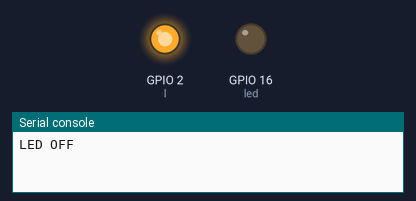
Simulated run of this program. Board: ESP8266 board running MicroPython. On the bench: output pins drawn as LEDs (lit = HIGH), the last lines printed to the serial console.

Above: at 0.5 s.
At 18.7 s:
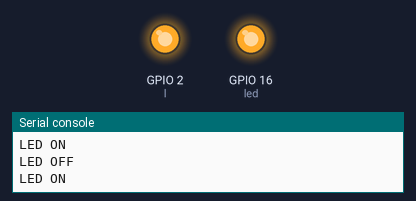
Timing chart, 0 to 19.8 s (numbered marks = the images above):
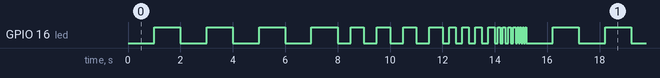

The program:

basic-1_ESP-8266.py
```python
# ESP 8266

from machine import Pin  # กำหนด GPIO pin
import time

led = Pin(16, Pin.OUT)  # กำหนด output pin
l =   Pin(2, Pin.OUT)
l.on()
"""
   Pin.IN  อ่านข้อมูลเข้า
   Pin.OUT เขียนข้อมูล output
   Pin.OPEN_DRAIN  output แบบ open drain
   Pin.ALT โหมดส่วนเสริมใช้เฉพาะขาที่รองรับเท่านั้น
   Pin.ALT_OPEN_DRAIN  โหมดส่วนเสริมใช้เฉพาะขาที่รองรับเท่านั้นและเพิ่ม
   output แบบ open drain

   การใช้ Pin.mode(Pin.IN)
#--------------------------------#
   นอกจากนี้ยังมี method Pin.pull[pull]
        Pin.PULL_UP
        Pin.PULL_DOWN
    Example: Pin.pull(Pin.PULL_UP)
#--------------------------------#
    Method Pin.drive([])
        Pin.LOW_POWER
        Pin.MID_POWER
        Pin.HIGH_POWER
     Example: Pin.drive(Pin.HIGH_POWER)
#--------------------------------#

"""
# Pin.on()# กำหนดเป็น ON
# Pin.off()# กำหนด

"""
i = 0
while i<100:
    i+=1
    if i >50:
        led.on()
        print('LED_OFF')
        break
    #led.value(0)
    led.on()

    print('LED ON', i)
    print('......')
    time.sleep_ms(100)
    #led.value(1)

    led.off()
    print('LED..... OFF', i)
    print('......')
    time.sleep_ms(100)
"""

# ------------------------------ While

T_ms = [1000, 500, 250, 100, 50]
r = 0
while True:
    for i in range(0, 4):
        led.off()
        print("LED OFF")
        time.sleep_ms(T_ms[r])  # ดึงค่ามาจาก >T_ms /r=กำหนดรอบ
        led.on()
        print("LED ON")
        time.sleep_ms(T_ms[r])
    r = r + 1
    if r > 4:
        r = 0
```

Measured:
- by itself, GPIO 16 (led): moves between LOW and HIGH, repeating every 15.2 s
- by itself, everything shown: repeats every 15.2 s, in 40 steps
